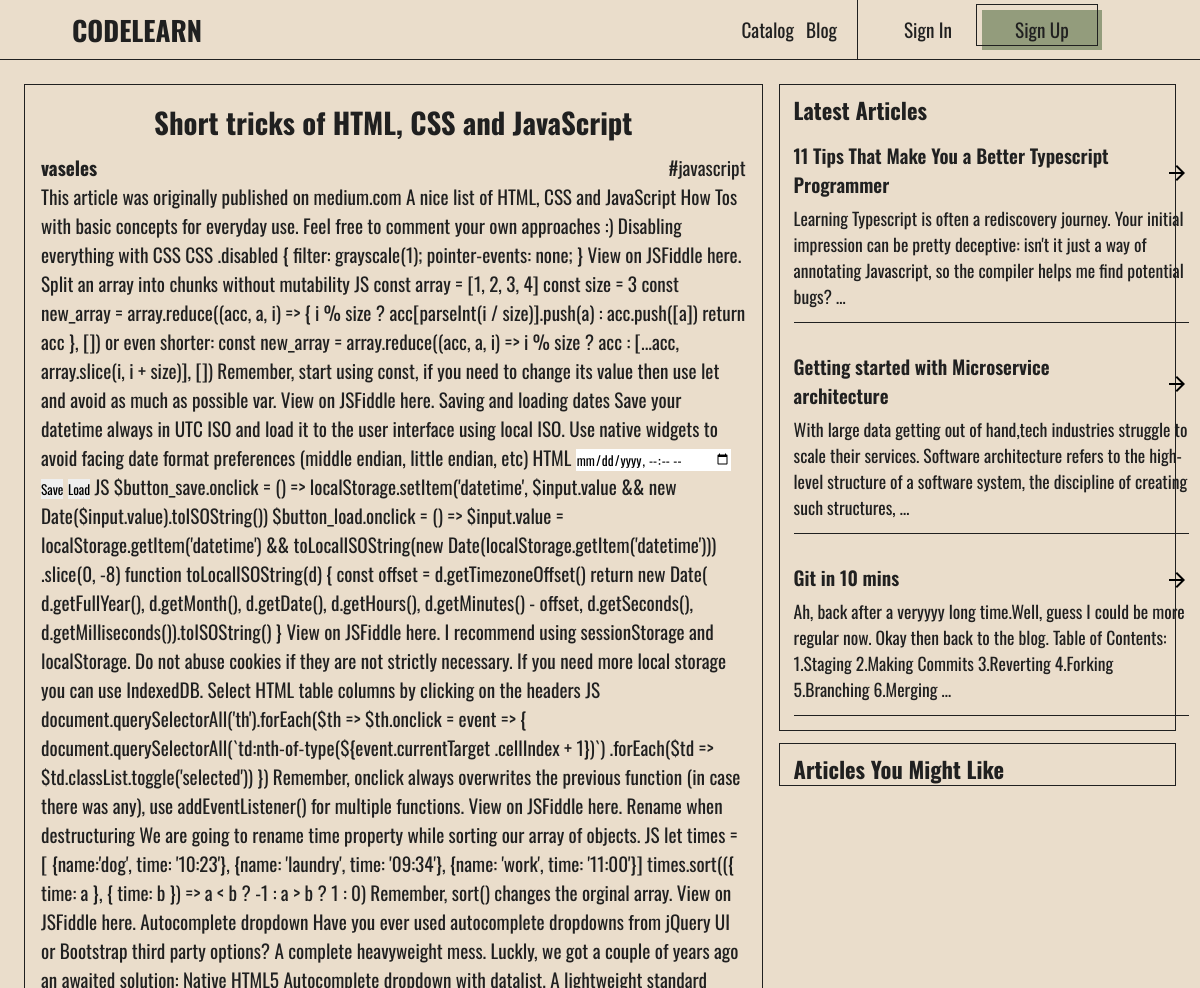
The app's page /articles/short-tricks-of-html,-css-and-javascript/ (upper part), older data.
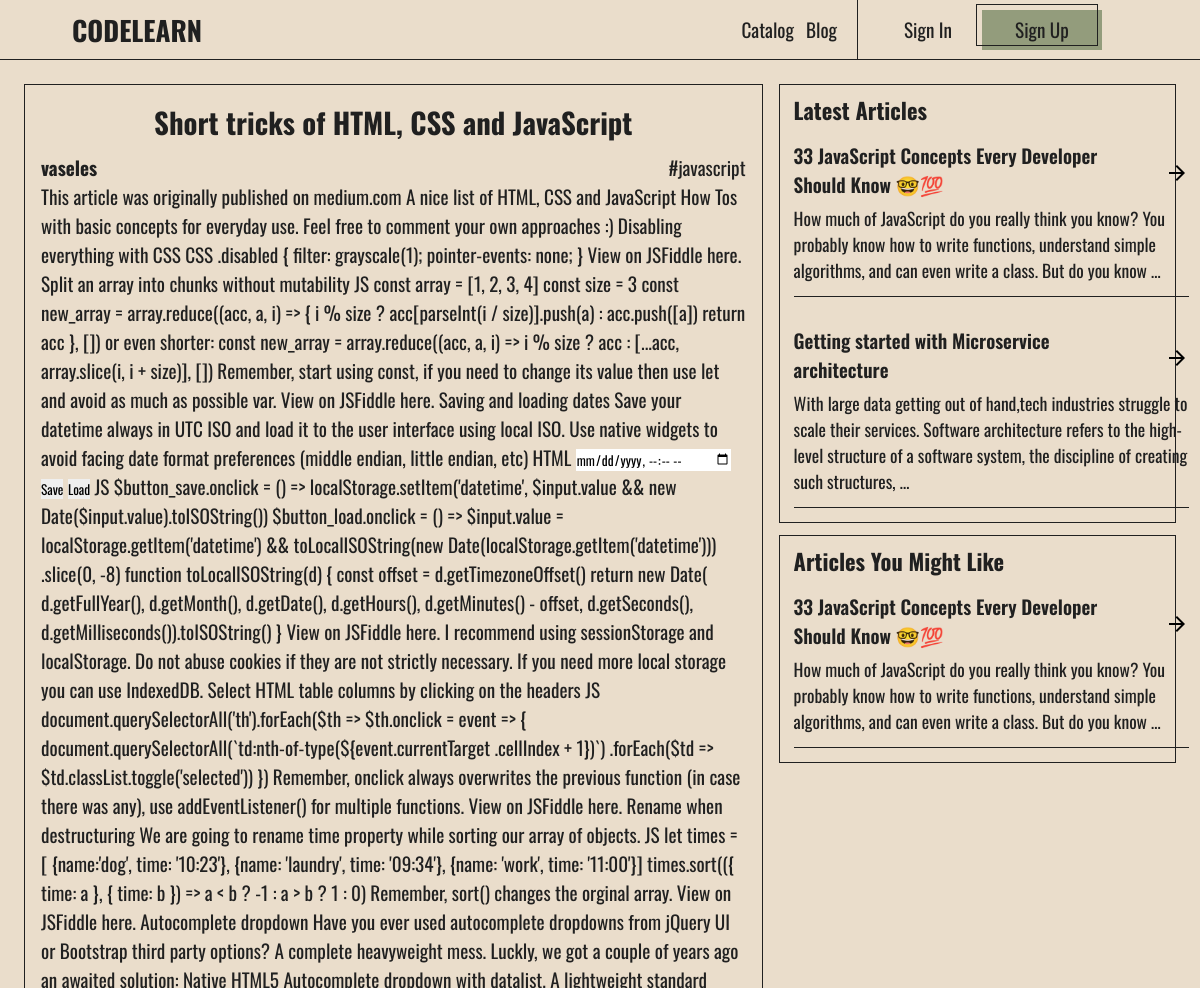
The same page, newer data.
### article/models.py (models this page shows, shortened)
class Article(models.Model):
    user = models.ForeignKey(User, on_delete=models.CASCADE)
    title = models.CharField(max_length=255)
    slug = models.CharField(max_length=255, unique=True, default='')
    tag = models.ForeignKey(Tag, on_delete=models.CASCADE)
    text = RichTextField(blank=True)
    public = models.BooleanField(default=False)
    created = models.DateTimeField(auto_now_add=True)
    updated = models.DateTimeField(auto_now=True)
    class Meta:
        ordering = ['-updated', '-created']

### article/views.py (the view)
# urls.py: path('articles/<str:slug>/', views.showArticle, name='show_article'),
def showArticle(request, slug):
    article = Article.objects.get(slug = slug)
    articles = Article.objects.all()
    articles_filters = Article.objects.filter(tag = article.tag)
    latest_articles = []
    public_articles = []
    for a in articles:
        if article.title != a.title:
            latest_articles.append(a)
    for i in articles_filters:
        if article.title != i.title:
            public_articles.append(i)
    context =  {'article': article, 'articles': latest_articles[:4], 'tag_articles': public_articles[:4]}
    return render(request, 'article/showArticle.html', context)

### base/models.py (called while the page is built)
    def __str__(self):
        return self.name

### article/templates/article/showArticle.html (shortened to what this page needs)
{% include 'index.html' %}
{% block content %}
<div class="page">
    <div class="page__article">
        <div class="page__article__left">
            <h2 class="page__article__title">{{article.title}}</h2>
            <div class="page__article__header">
                <a href="" class="link"><b>{{article.user}}</b></a>
                <a class="link">#{{article.tag}}</a>
            </div>
            {% autoescape off %}
                <p>{{article.text}}</p>
            {% endautoescape %}
        </div>
        <div class="page__article__right">
            <div class="page__article__right__block">
                <h3>Latest Articles</h3>
                {% for article in articles %}
                <article>
                    <div class="article__head ">
                        <div class="">{{article.title}}</div>
                        <a href="{% url 'article:show_article' article.slug %}" class="material-symbols-outlined icon link">
                        </a>
                    </div>
                    <div class="article__body">
                        {{article.text | truncatewords:30 }}
                    </div>
                </article>
            {% endfor %}
            </div>
            <div class="page__article__right__block">
                <h3>Articles You Might Like</h3>
                {% for article in tag_articles %}
                <article>
                    <div class="article__head ">
                        <div class="">{{article.title}}</div>
                        <a href="{% url 'article:show_article' article.slug %}" class="material-symbols-outlined icon link">
                        </a>
                    </div>
                    <div class="article__body">
                        {{article.text | truncatewords:30 }}
                    </div>
                </article>
            {% endfor %}
            </div>
        </div>
    </div>
</div>
{% endblock content %}

Row changes from the older to the newer data that the page shows:
removed Article: title "11 Tips That Make You a Better Typescript Programmer", text "Learning Typescript is often a rediscovery journey. Your initial impression can be pretty deceptive: isn't it just a way of annotating Javascript, so the compiler helps me find potential bugs? …", shown under "Latest Articles"
removed Article: title "Git in 10 mins", text "Ah, back after a veryyyy long time.Well, guess I could be more regular now. Okay then back to the blog. Table of Contents: 1.Staging 2.Making Commits 3.Reverting 4.Forking 5.Branching 6.Merging …", shown under "Latest Articles"
added Article: title "33 JavaScript Concepts Every Developer Should Know 🤓️💯️", text "How much of JavaScript do you really think you know? You probably know how to write functions, understand simple algorithms, and can even write a class. But do you know …"
